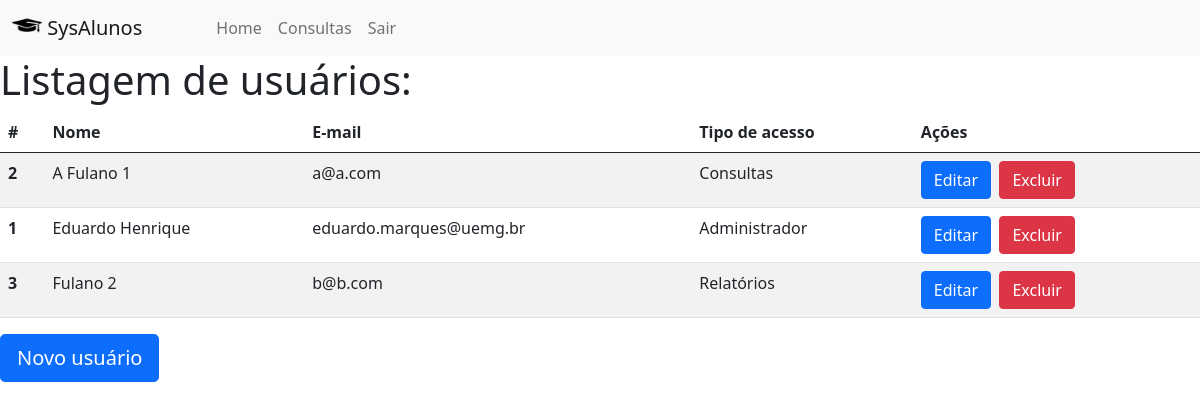
Page /usuarios_list.php (signed in) on the earlier database version.
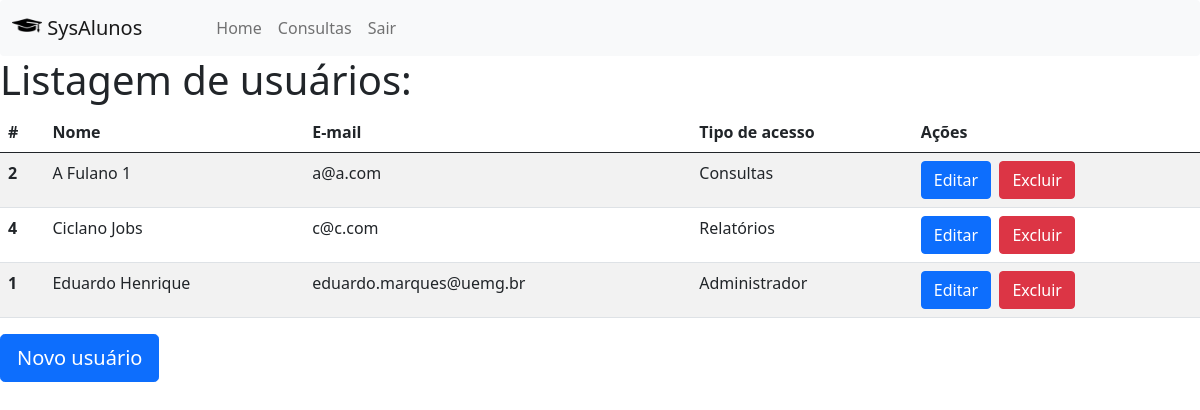
Same page on the later database version.
### tables this page shows
CREATE TABLE `usuarios` (
  `idusuarios` int(10) unsigned NOT NULL auto_increment,
  `nome` varchar(100) NOT NULL,
  `login` varchar(30) NOT NULL,
  `senha` varchar(30) NOT NULL,
  `dica` varchar(30) NOT NULL,
  `email` varchar(100) NOT NULL,
  `tipoacesso` int(10) unsigned NOT NULL default '1' COMMENT '0 Admin; 1 Usuario consulta; 2 usuario relatorio',
  PRIMARY KEY  (`idusuarios`)
);

### usuarios_list.php (the view, shortened to what this page needs)
<?php
    require_once("conexao.php");
    $tipoAcesso = $_SESSION["tipo_acesso"];
?>
<!DOCTYPE html>
<html lang="pt-br">
<head>
    <link href="css/bootstrap.min.css" rel="stylesheet">
    <link href="css/sweetalert2.css" rel="stylesheet">
</head>
<body>
<nav class="navbar navbar-expand-lg navbar-light bg-light rounded">
        <div class="container-fluid">
            <a class="navbar-brand" href="#">
                <img src="img/studentmeets_4873.png" alt="" width="30" height="24" class="d-inline-block align-text-top">
                SysAlunos
            </a>
          <div class="collapse navbar-collapse" id="navbarSupportedContent">
                <ul class="navbar-nav me-auto mb-2 mb-lg-0" style="margin-left: 50px;">
                    <li class="nav-item">
                        <a class="nav-link" aria-current="page" href="admin.php">Home</a>
                    </li>
                    <?php
                        $mnuConsultas  = "<li class='nav-item'><a class='nav-link' href='#'>Consultas</a></li>";
                        if($tipoAcesso == 0 || $tipoAcesso == 1){
                            echo $mnuConsultas;
                        }
                    ?>
                    <li class="nav-item">
                        <a class="nav-link" href="logout.php">Sair</a>
                    </li>
                </ul>
            </div>
        </div>
    </nav>
    <h1>Listagem de usuários:</h1>
    <table class="table table-striped">
        <thead>
            <tr>
                <th scope="col">#</th>
                <th scope="col">Nome</th>
                <th scope="col">E-mail</th>
                <th scope="col">Tipo de acesso</th>
                <th scope="col">Ações</th>
            </tr>
        </thead>
        <tbody>
            <?php
            $sql = "SELECT idusuarios, nome, email, tipoacesso FROM usuarios ORDER BY nome";
            $resp = mysqli_query($conexao_bd, $sql);
            while($rows=mysqli_fetch_row($resp)){
                echo "<tr>";
                echo "<th scope='row'>$rows[0]</th>";
                echo "<td>$rows[1]</td>";
                echo "<td>$rows[2]</td>";
                switch($rows[3]){
                    case 0:
                        echo "<td>Administrador</td>";
                        break;
                    case 1:
                        echo "<td>Consultas</td>";
                        break;
                    case 2:
                        echo "<td>Relatórios</td>";
                        break;
                }
                echo "<td>
                         <a class='btn btn-primary' href='usuarios_edit.php?idUsuario=$rows[0]'
                          role='button'>Editar</a>&nbsp;
                         <a class='btn btn-danger'  href='javascript:excluirUsuario($rows[0])'
                          role='button'>Excluir</a>
                      </td>";
                echo "</tr>";
            }
            ?>
        </tbody>
    </table>
    <a class="btn btn-lg btn-primary" href="usuarios_edit.php?idUsuario=0"
    role="button">Novo usuário</a>
</body>
</html>

Differences in the rows shown:
removed usuarios: idusuarios "3", nome "Fulano 2", email "b@b.com", tipoacesso "Relatórios"
added usuarios: idusuarios "4", nome "Ciclano Jobs", email "c@c.com", tipoacesso "Relatórios"
